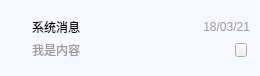
<?xml version="1.0" encoding="UTF-8"?>
<ui version="4.0">
 <class>MsgCenterItem</class>
 <widget class="QWidget" name="MsgCenterItem">
  <property name="geometry">
   <rect>
    <x>0</x>
    <y>0</y>
    <width>260</width>
    <height>76</height>
   </rect>
  </property>
  <property name="sizePolicy">
   <sizepolicy hsizetype="Fixed" vsizetype="Fixed">
    <horstretch>0</horstretch>
    <verstretch>0</verstretch>
   </sizepolicy>
  </property>
  <property name="minimumSize">
   <size>
    <width>260</width>
    <height>76</height>
   </size>
  </property>
  <property name="maximumSize">
   <size>
    <width>260</width>
    <height>76</height>
   </size>
  </property>
  <property name="windowTitle">
   <string>MsgCenterItem</string>
  </property>
  <property name="styleSheet">
   <string notr="true">QWidget#MsgCenterItem{background:#F6F7FF;}
QWidget#MsgCenterItem:hover{background:#FFFFFF;}
QWidget#MsgCenterItem:pressed{background:#FFFFFF;}</string>
  </property>
  <widget class="QLabel" name="labelIcon">
   <property name="geometry">
    <rect>
     <x>10</x>
     <y>20</y>
     <width>16</width>
     <height>16</height>
    </rect>
   </property>
   <property name="sizePolicy">
    <sizepolicy hsizetype="Fixed" vsizetype="Fixed">
     <horstretch>0</horstretch>
     <verstretch>0</verstretch>
    </sizepolicy>
   </property>
   <property name="minimumSize">
    <size>
     <width>16</width>
     <height>16</height>
    </size>
   </property>
   <property name="maximumSize">
    <size>
     <width>16</width>
     <height>16</height>
    </size>
   </property>
   <property name="styleSheet">
    <string notr="true">border-image: url(:/ZcloudMsgCenter/image/sys_msg.png);</string>
   </property>
   <property name="text">
    <string/>
   </property>
  </widget>
  <widget class="QLabel" name="labelTitle">
   <property name="geometry">
    <rect>
     <x>32</x>
     <y>19</y>
     <width>160</width>
     <height>16</height>
    </rect>
   </property>
   <property name="sizePolicy">
    <sizepolicy hsizetype="Fixed" vsizetype="Fixed">
     <horstretch>0</horstretch>
     <verstretch>0</verstretch>
    </sizepolicy>
   </property>
   <property name="minimumSize">
    <size>
     <width>160</width>
     <height>16</height>
    </size>
   </property>
   <property name="maximumSize">
    <size>
     <width>160</width>
     <height>16</height>
    </size>
   </property>
   <property name="toolTip">
    <string/>
   </property>
   <property name="styleSheet">
    <string notr="true">QToolTip{background:rgba(255,255,255,1);border:1px solid rgba(153, 153, 153, 1);border-radius:0px}

QLabel#labelTitle{
background-color:rgba(255,255,255,0);
border:0px;
font:14px &quot;微软雅黑&quot;;
font-weight:400;
color:#333333;
}:</string>
   </property>
   <property name="text">
    <string>系统消息</string>
   </property>
  </widget>
  <widget class="QLabel" name="labelTime">
   <property name="geometry">
    <rect>
     <x>200</x>
     <y>19</y>
     <width>50</width>
     <height>16</height>
    </rect>
   </property>
   <property name="sizePolicy">
    <sizepolicy hsizetype="Fixed" vsizetype="Fixed">
     <horstretch>0</horstretch>
     <verstretch>0</verstretch>
    </sizepolicy>
   </property>
   <property name="minimumSize">
    <size>
     <width>50</width>
     <height>16</height>
    </size>
   </property>
   <property name="maximumSize">
    <size>
     <width>50</width>
     <height>16</height>
    </size>
   </property>
   <property name="layoutDirection">
    <enum>Qt::RightToLeft</enum>
   </property>
   <property name="styleSheet">
    <string notr="true">background-color: rgba(255, 255, 255, 0);
border:0px;
font: 12px &quot;微软雅黑&quot;;
color:#999999;</string>
   </property>
   <property name="text">
    <string>18/03/21</string>
   </property>
   <property name="alignment">
    <set>Qt::AlignRight|Qt::AlignTrailing|Qt::AlignVCenter</set>
   </property>
  </widget>
  <widget class="QPushButton" name="delMsgButton">
   <property name="geometry">
    <rect>
     <x>235</x>
     <y>43</y>
     <width>12</width>
     <height>14</height>
    </rect>
   </property>
   <property name="sizePolicy">
    <sizepolicy hsizetype="Fixed" vsizetype="Fixed">
     <horstretch>0</horstretch>
     <verstretch>0</verstretch>
    </sizepolicy>
   </property>
   <property name="minimumSize">
    <size>
     <width>12</width>
     <height>14</height>
    </size>
   </property>
   <property name="maximumSize">
    <size>
     <width>12</width>
     <height>14</height>
    </size>
   </property>
   <property name="styleSheet">
    <string notr="true">QPushButton{border-bottom-left-radius:0px;border-image: url(:/ZcloudMsgCenter/image/del_msg.png);}
QPushButton:hover,pressed{border-image: url(:/ZcloudMsgCenter/image/del_msg_sel.png);};

</string>
   </property>
   <property name="text">
    <string/>
   </property>
  </widget>
  <widget class="QLabel" name="labelContent">
   <property name="geometry">
    <rect>
     <x>32</x>
     <y>43</y>
     <width>180</width>
     <height>14</height>
    </rect>
   </property>
   <property name="sizePolicy">
    <sizepolicy hsizetype="Fixed" vsizetype="Fixed">
     <horstretch>0</horstretch>
     <verstretch>0</verstretch>
    </sizepolicy>
   </property>
   <property name="minimumSize">
    <size>
     <width>180</width>
     <height>14</height>
    </size>
   </property>
   <property name="maximumSize">
    <size>
     <width>180</width>
     <height>14</height>
    </size>
   </property>
   <property name="toolTip">
    <string/>
   </property>
   <property name="styleSheet">
    <string notr="true">QToolTip{background:rgba(255,255,255,1);border:1px solid rgba(153, 153, 153, 1);border-radius:0px}

QLabel#labelContent
{background-color:rgba(255,255,255,0);
border:0px;
font:12px &quot;微软雅黑&quot;;
font-weight:400;
color:#999999;
}</string>
   </property>
   <property name="text">
    <string>我是内容</string>
   </property>
  </widget>
 </widget>
 <layoutdefault spacing="6" margin="11"/>
 <resources>
  <include location="ZcloudMsgCenter.qrc"/>
 </resources>
 <connections/>
</ui>
